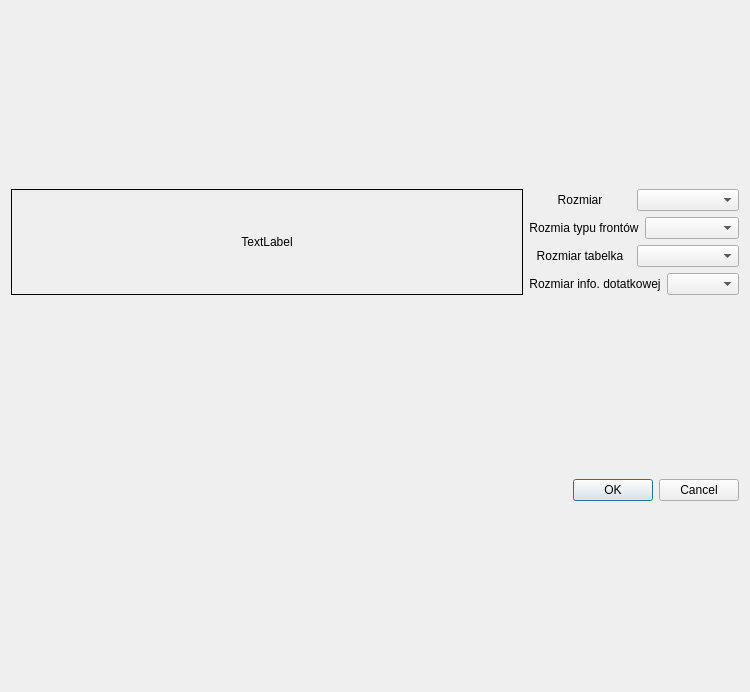
<?xml version="1.0" encoding="UTF-8"?>
<ui version="4.0">
 <class>PrintManager</class>
 <widget class="QDialog" name="PrintManager">
  <property name="geometry">
   <rect>
    <x>0</x>
    <y>0</y>
    <width>750</width>
    <height>692</height>
   </rect>
  </property>
  <property name="windowTitle">
   <string>Dialog</string>
  </property>
  <layout class="QVBoxLayout" name="verticalLayout_2">
   <item>
    <layout class="QHBoxLayout" name="horizontalLayoutMain" stretch="1,0">
     <property name="sizeConstraint">
      <enum>QLayout::SetMaximumSize</enum>
     </property>
     <item>
      <widget class="QLabel" name="labelPreview">
       <property name="sizePolicy">
        <sizepolicy hsizetype="Preferred" vsizetype="Preferred">
         <horstretch>0</horstretch>
         <verstretch>0</verstretch>
        </sizepolicy>
       </property>
       <property name="layoutDirection">
        <enum>Qt::LeftToRight</enum>
       </property>
       <property name="frameShape">
        <enum>QFrame::Box</enum>
       </property>
       <property name="text">
        <string>TextLabel</string>
       </property>
       <property name="alignment">
        <set>Qt::AlignCenter</set>
       </property>
      </widget>
     </item>
     <item>
      <layout class="QVBoxLayout" name="verticalLayout">
       <item>
        <layout class="QHBoxLayout" name="horizontalLayout_4">
         <item>
          <widget class="QLabel" name="label_4">
           <property name="text">
            <string>Rozmiar</string>
           </property>
           <property name="alignment">
            <set>Qt::AlignCenter</set>
           </property>
          </widget>
         </item>
         <item>
          <widget class="QComboBox" name="comboBoxFontSize"/>
         </item>
        </layout>
       </item>
       <item>
        <layout class="QHBoxLayout" name="horizontalLayout_3">
         <item>
          <widget class="QLabel" name="label_3">
           <property name="text">
            <string>Rozmia typu frontów</string>
           </property>
           <property name="alignment">
            <set>Qt::AlignCenter</set>
           </property>
          </widget>
         </item>
         <item>
          <widget class="QComboBox" name="comboBoxTypeSize"/>
         </item>
        </layout>
       </item>
       <item>
        <layout class="QHBoxLayout" name="horizontalLayout">
         <item>
          <widget class="QLabel" name="label">
           <property name="text">
            <string>Rozmiar tabelka</string>
           </property>
           <property name="alignment">
            <set>Qt::AlignCenter</set>
           </property>
          </widget>
         </item>
         <item>
          <widget class="QComboBox" name="comboBoxTableSize"/>
         </item>
        </layout>
       </item>
       <item>
        <layout class="QHBoxLayout" name="horizontalLayout_2">
         <item>
          <widget class="QLabel" name="label_2">
           <property name="text">
            <string>Rozmiar info. dotatkowej</string>
           </property>
           <property name="alignment">
            <set>Qt::AlignCenter</set>
           </property>
          </widget>
         </item>
         <item>
          <widget class="QComboBox" name="comboBoxDescriptionSize"/>
         </item>
        </layout>
       </item>
      </layout>
     </item>
    </layout>
   </item>
   <item>
    <widget class="QDialogButtonBox" name="buttonBox">
     <property name="orientation">
      <enum>Qt::Horizontal</enum>
     </property>
     <property name="standardButtons">
      <set>QDialogButtonBox::Cancel|QDialogButtonBox::Ok</set>
     </property>
    </widget>
   </item>
  </layout>
 </widget>
 <resources/>
 <connections>
  <connection>
   <sender>buttonBox</sender>
   <signal>accepted()</signal>
   <receiver>PrintManager</receiver>
   <slot>accept()</slot>
   <hints>
    <hint type="sourcelabel">
     <x>248</x>
     <y>254</y>
    </hint>
    <hint type="destinationlabel">
     <x>157</x>
     <y>274</y>
    </hint>
   </hints>
  </connection>
  <connection>
   <sender>buttonBox</sender>
   <signal>rejected()</signal>
   <receiver>PrintManager</receiver>
   <slot>reject()</slot>
   <hints>
    <hint type="sourcelabel">
     <x>316</x>
     <y>260</y>
    </hint>
    <hint type="destinationlabel">
     <x>286</x>
     <y>274</y>
    </hint>
   </hints>
  </connection>
 </connections>
</ui>
